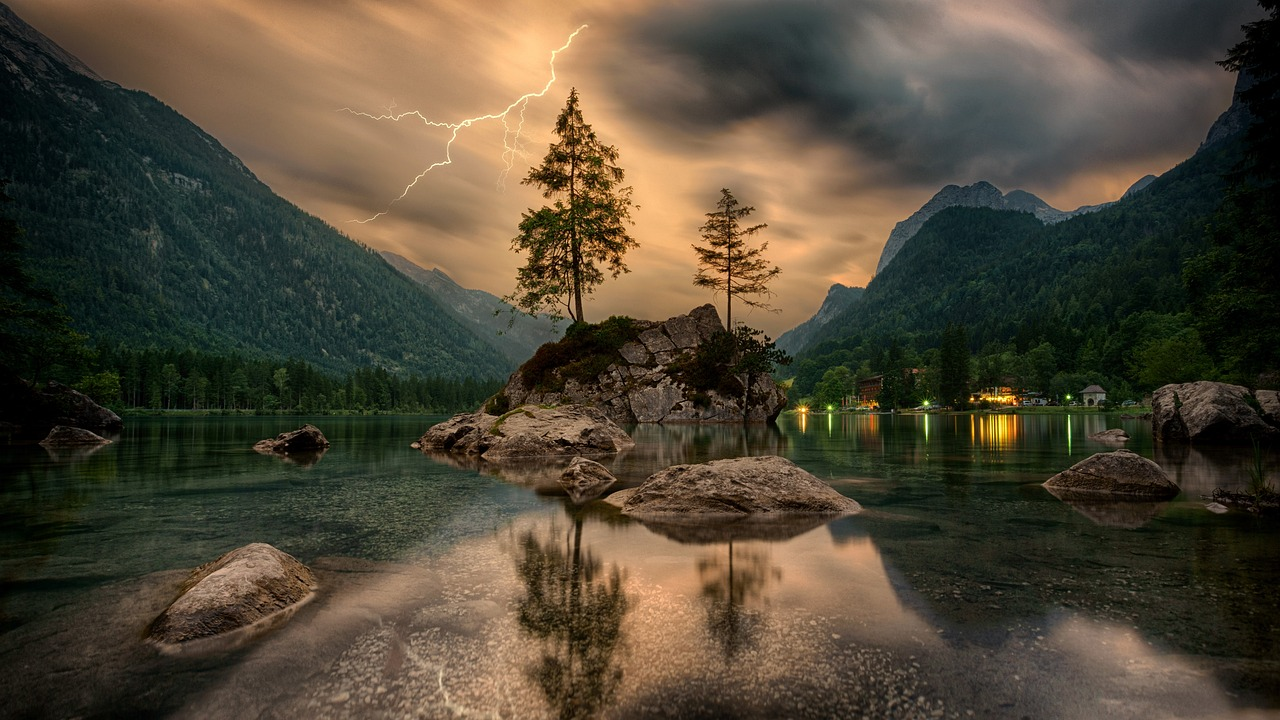
%> input picture Experiment-3/nature_image.jpg, 1280 x 720 px
$ octave Samar_Patel_8_bit_slicing.m   (GNU Octave 9; MATLAB toolbox functions it lacks are replaced by stand-ins)
%> lines starting %> are read from the running program, lines starting %| are printed output that depends on the picture
% Created on 26/01/25
% Created by Samar Patel, BT22ECE075
% Bit Plane Slicing

clc;
clear;
close all;

[fileName, filePath] = uigetfile('*.*', 'Select a File');
%> the answer given: nature_image.jpg

if fileName == 0
    disp('No file selected. Exiting.');
    return;
end

image = imread(fullfile(filePath, fileName));
%> image is the input picture: size 720x1280x3 uint8; mean R, G, B 79.7, 71, 54.3

% Convert the image to grayscale (if it's not already)
if size(image, 3) == 3
    image_gray = rgb2gray(image);
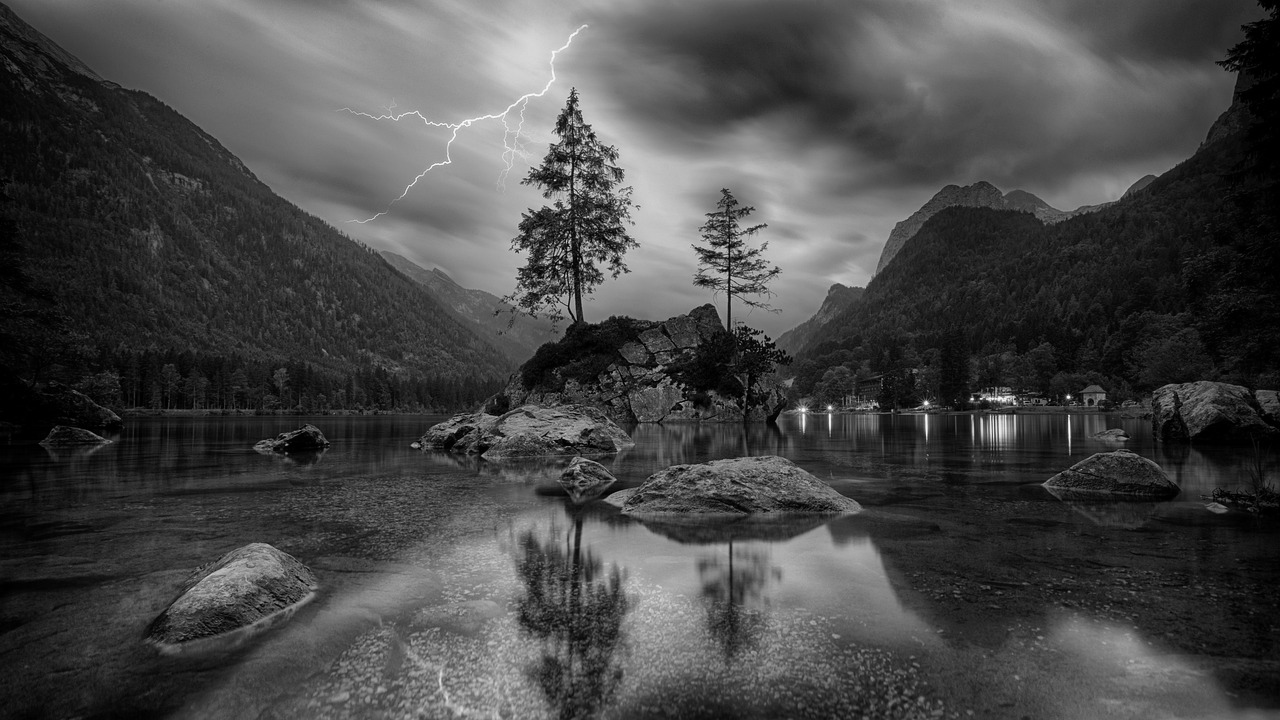
%> image_gray: size 720x1280 uint8; min 0, max 250, mean 71.7
else
    image_gray = image;
end

% Figure to display the original and grayscale image
figure;
subplot(1, 2, 1), imshow(image); xlabel("Original Image");
subplot(1, 2, 2), imshow(image_gray); xlabel("Grayscale Image");

% Get the binary representation of the grayscale image
image_bin = dec2bin(image_gray, 8); % 8-bit representation of each pixel
%> image_bin = 921600 items

% Create a figure to display the bit planes
figure;
bit_plane_images = zeros([size(image_gray), 8]); % Store bit plane images
for bit = 0:7
    % Extract the bit plane (start from the least significant bit)
    bit_plane = image_bin(:, 8-bit) - '0';  % Convert char to numeric

    % Reshape the bit plane to image dimensions
    bit_plane_image = reshape(bit_plane, size(image_gray));
    bit_plane_images(:,:,bit+1) = bit_plane_image; % Store for later use

    % Display each bit plane as a binary image (0 and 1)
    subplot(2, 4, bit+1), imshow(bit_plane_image);
    xlabel(['Bit Plane ', num2str(bit)]);
end
%> this loop made 8 passes
%> pass 1, `bit_plane_image = reshape(bit_plane, size(image_gray));`:
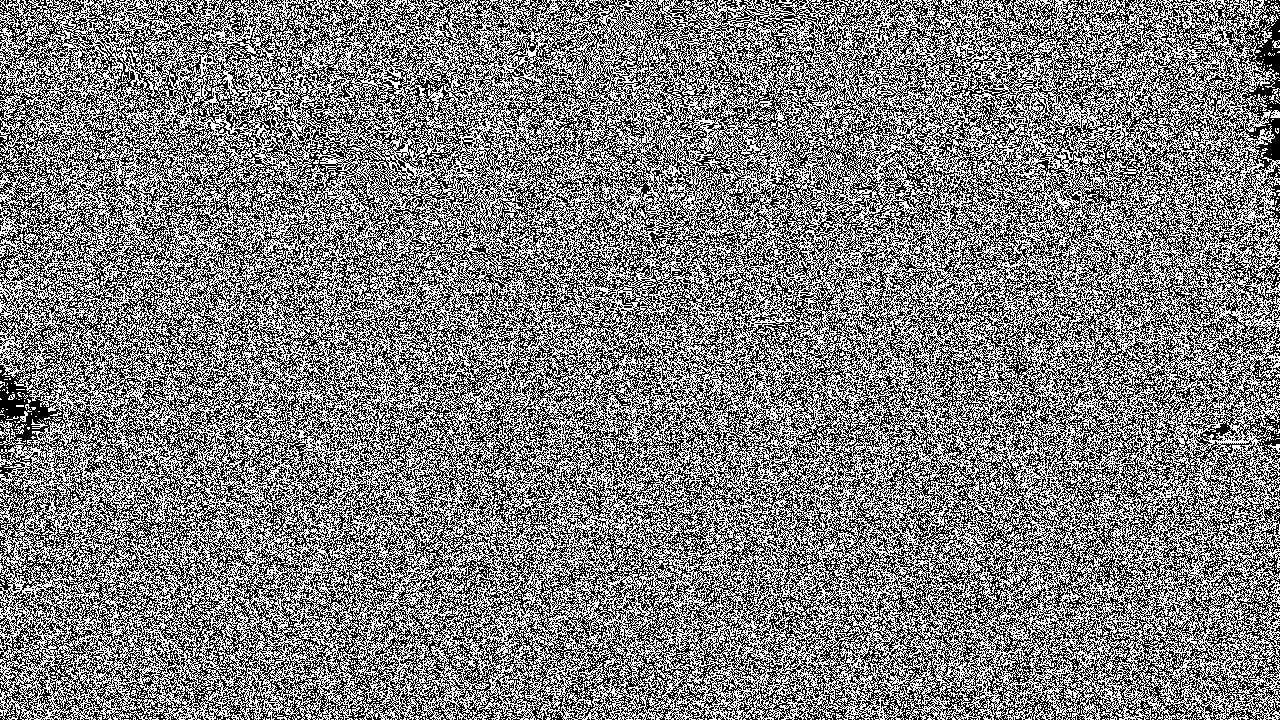
%> bit_plane_image: size 720x1280 double; values 0 (black) and 1 (white), 49.9% white in thin lines or dots
%> pass 3, `bit_plane_image = reshape(bit_plane, size(image_gray));`:
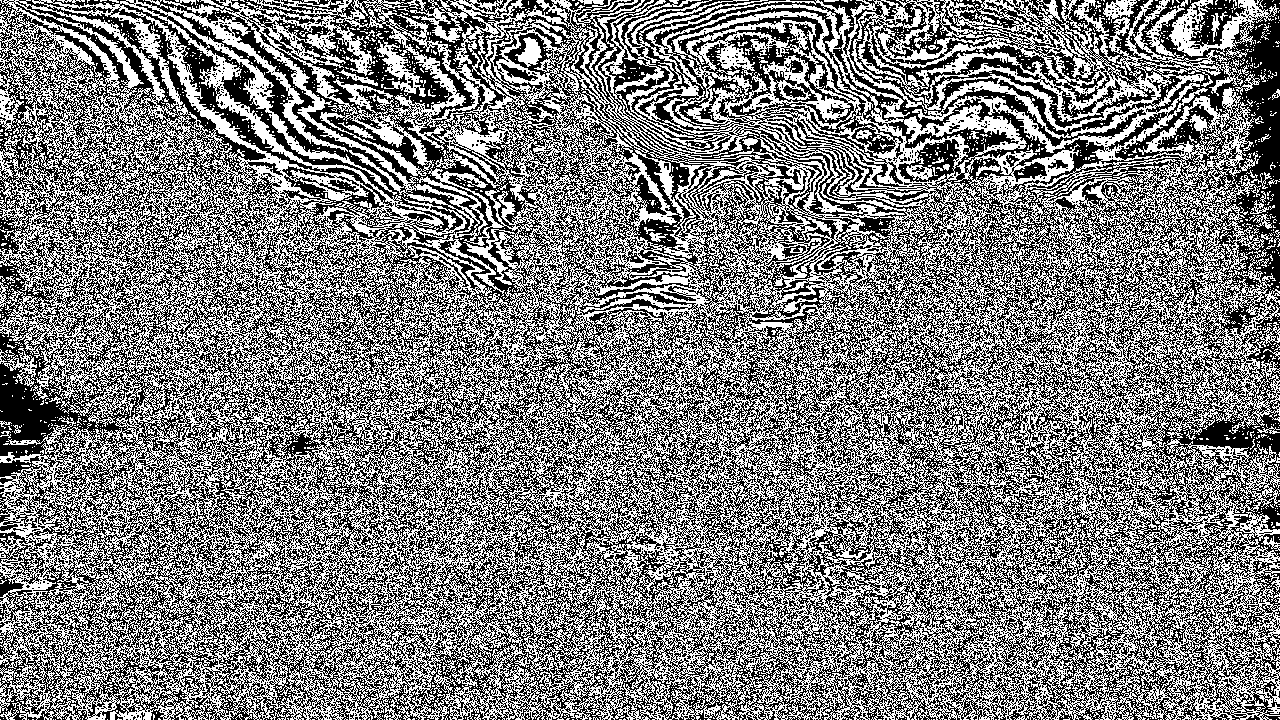
%> bit_plane_image: size 720x1280 double; values 0 (black) and 1 (white), 49.2% white in thin lines or dots
%> after the loop:
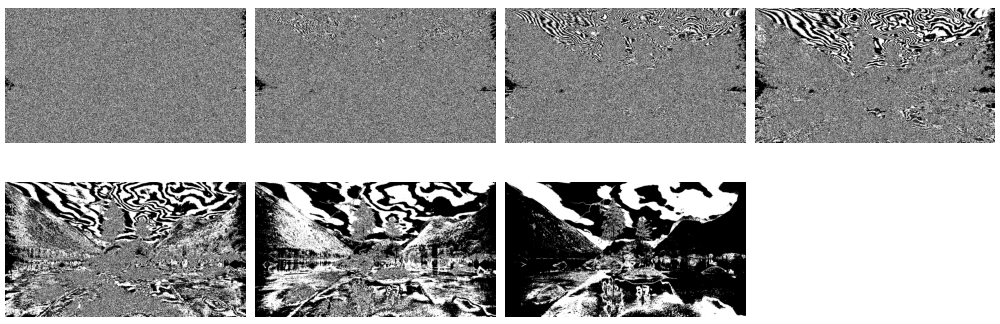
%> figure redrawn from the program's plot data, 8 panels

% Remove the MSB (bit plane 7) and reconstruct the image using the remaining 7 planes
reconstructed_image = zeros(size(image_gray));
for bit = 0:6 % Exclude MSB (bit plane 7)
    reconstructed_image = reconstructed_image + (bit_plane_images(:,:,bit+1) * 2^bit);
end
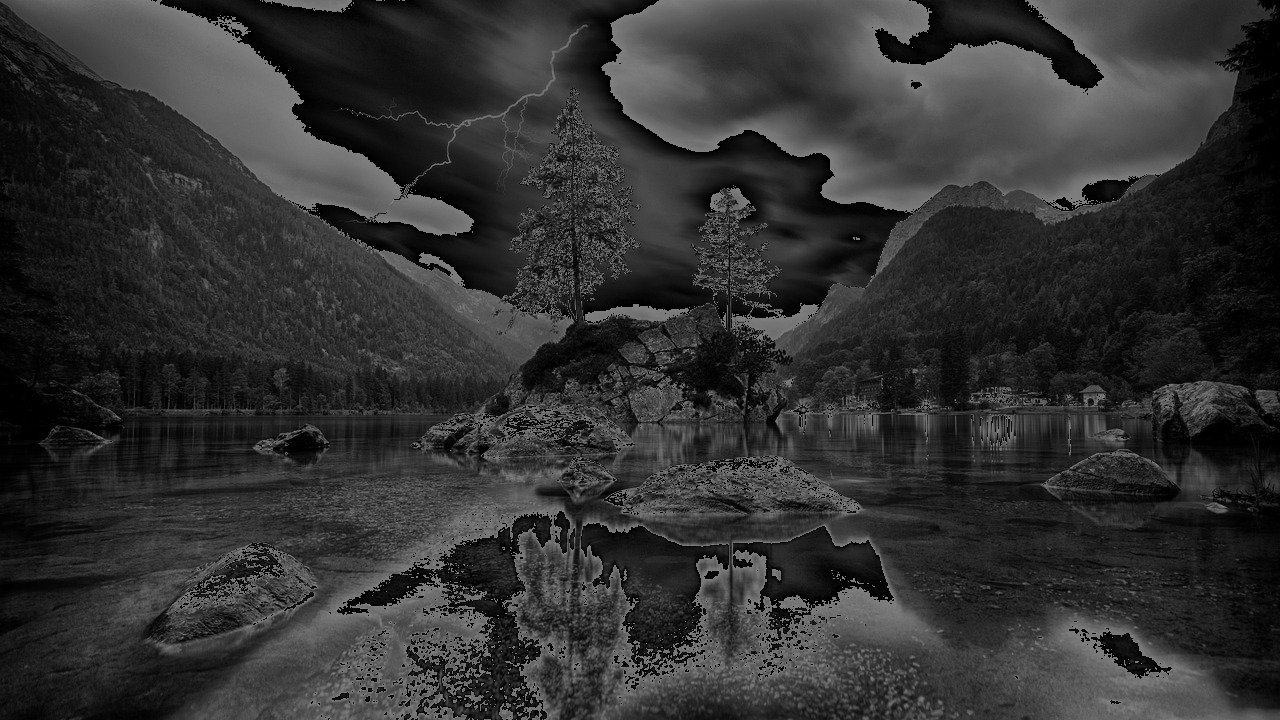
%> reconstructed_image: size 720x1280 double; min 0, max 127, mean 49.2
reconstructed_image = uint8(reconstructed_image); % Convert back to uint8
%> reconstructed_image: size 720x1280 uint8

% Display the comparison of the grayscale image and reconstructed image
figure;
subplot(1, 2, 1), imshow(image_gray); xlabel("Grayscale Image");
subplot(1, 2, 2), imshow(reconstructed_image); xlabel("Reconstructed Image without MSB");
